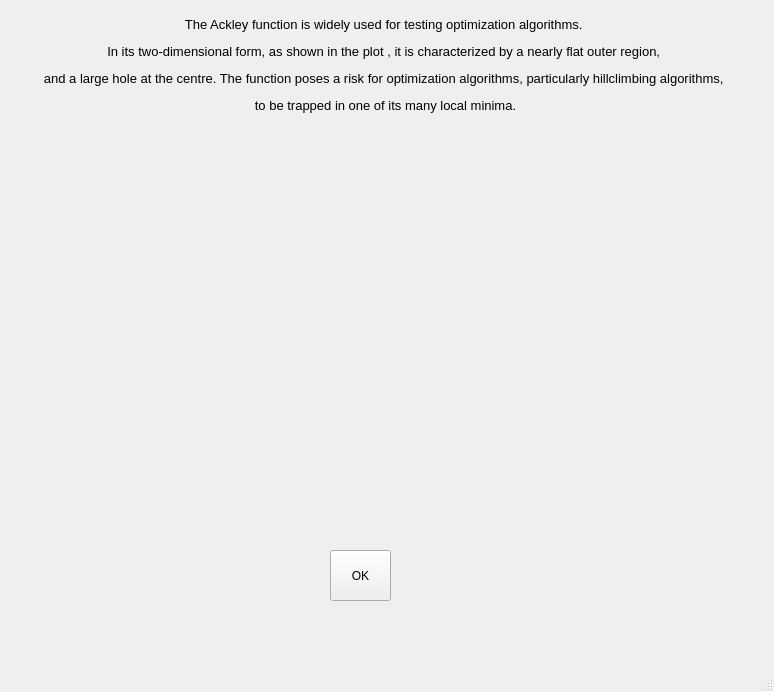
<?xml version="1.0" encoding="UTF-8"?>
<ui version="4.0">
 <class>MainWindow</class>
 <widget class="QMainWindow" name="MainWindow">
  <property name="geometry">
   <rect>
    <x>0</x>
    <y>0</y>
    <width>774</width>
    <height>692</height>
   </rect>
  </property>
  <property name="windowTitle">
   <string>MainWindow</string>
  </property>
  <widget class="QWidget" name="centralwidget">
   <widget class="QLabel" name="label">
    <property name="geometry">
     <rect>
      <x>10</x>
      <y>0</y>
      <width>751</width>
      <height>131</height>
     </rect>
    </property>
    <property name="font">
     <font>
      <pointsize>10</pointsize>
     </font>
    </property>
    <property name="text">
     <string>&lt;html&gt;&lt;head/&gt;&lt;body&gt;&lt;p align=&quot;center&quot;&gt;The Ackley function is widely used for testing optimization algorithms. &lt;/p&gt;&lt;p align=&quot;center&quot;&gt;In its two-dimensional form, as shown in the plot , it is characterized by a nearly flat outer region, &lt;/p&gt;&lt;p align=&quot;center&quot;&gt;and a large hole at the centre. The function poses a risk for optimization algorithms, particularly hillclimbing algorithms, &lt;/p&gt;&lt;p align=&quot;center&quot;&gt;to be trapped in one of its many local minima.&lt;/p&gt;&lt;/body&gt;&lt;/html&gt;</string>
    </property>
   </widget>
   <widget class="QLabel" name="label_2">
    <property name="geometry">
     <rect>
      <x>130</x>
      <y>130</y>
      <width>481</width>
      <height>321</height>
     </rect>
    </property>
    <property name="text">
     <string/>
    </property>
    <property name="pixmap">
     <pixmap>images/ackley.png</pixmap>
    </property>
    <property name="scaledContents">
     <bool>true</bool>
    </property>
   </widget>
   <widget class="QPushButton" name="okButton">
    <property name="geometry">
     <rect>
      <x>330</x>
      <y>550</y>
      <width>61</width>
      <height>51</height>
     </rect>
    </property>
    <property name="text">
     <string>OK</string>
    </property>
   </widget>
   <widget class="QLabel" name="label_3">
    <property name="geometry">
     <rect>
      <x>130</x>
      <y>460</y>
      <width>481</width>
      <height>71</height>
     </rect>
    </property>
    <property name="text">
     <string/>
    </property>
    <property name="pixmap">
     <pixmap>images/ackleyMath.png</pixmap>
    </property>
    <property name="scaledContents">
     <bool>true</bool>
    </property>
   </widget>
  </widget>
  <widget class="QMenuBar" name="menubar">
   <property name="geometry">
    <rect>
     <x>0</x>
     <y>0</y>
     <width>774</width>
     <height>21</height>
    </rect>
   </property>
  </widget>
  <widget class="QStatusBar" name="statusbar"/>
 </widget>
 <resources>
  <include location="ImageResources.qrc"/>
 </resources>
 <connections/>
</ui>
